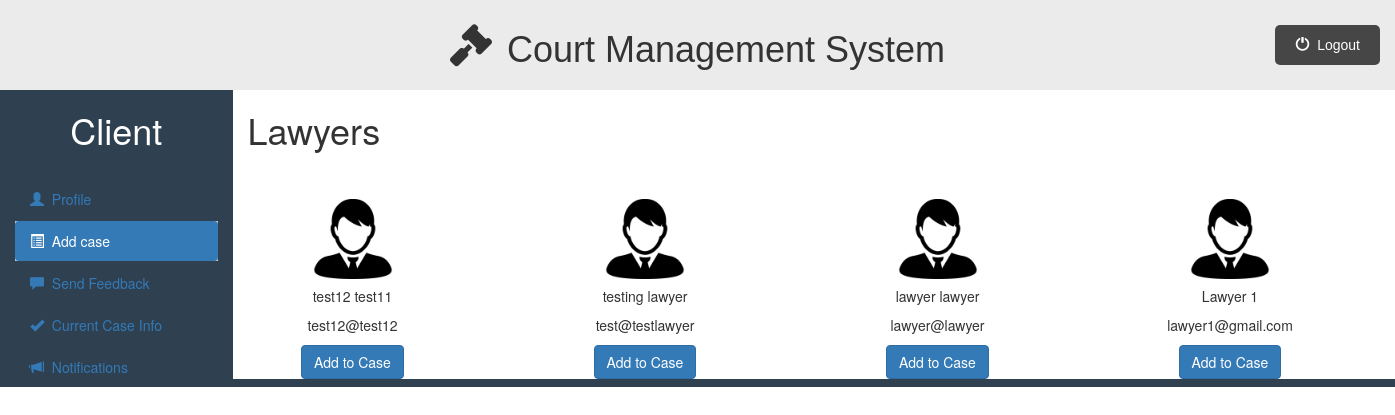
The app's page /client_dashboard.php?q=addcase (signed in) with its own data.
### tables this page shows
CREATE TABLE `lawyer_login` (
  `lawyer_id` int(11) NOT NULL,
  `lawyer_first_name` varchar(50) NOT NULL,
  `lawyer_last_name` varchar(50) NOT NULL,
  `lawyer_email` varchar(50) NOT NULL,
  `lawyer_password` varchar(200) NOT NULL,
  `lawyer_phone_no` int(11) DEFAULT NULL,
  `lawyer_city` varchar(100) DEFAULT NULL,
  `lawyer_address` varchar(200) DEFAULT NULL,
  `lawyer_rating` int(11) DEFAULT NULL,
  `specialization` varchar(100) DEFAULT NULL,
  `lawyer_image` blob DEFAULT NULL,
  `image_type` varchar(50) DEFAULT NULL
);

### client/addcase.php (the view, shortened to what this page needs)
<div class="container-fluid">
    <div class="row">
        <div class="col-sm-2">
            <h1><?php echo htmlspecialchars($_SESSION["client_name"] ?? ""); ?></h1>
            <br>
            <ul id="side_menu" class="nav nav-pills nav-stacked">
                <li><a href="client_dashboard.php"><span class="glyphicon glyphicon-user"></span>&nbsp; Profile</a></li>
                <li class="active"><a href="client_dashboard.php?q=addcase"><span
                            class="glyphicon glyphicon-list-alt"></span>&nbsp; Add case</a></li>
                <li><a href="client_dashboard.php?q=sendfeedback"><span
                            class="glyphicon glyphicon-comment"></span>&nbsp; Send Feedback</a></li>
                <li><a href="client_dashboard.php?q=currentcase"><span class="glyphicon glyphicon-ok"></span>&nbsp;
                        Current Case Info</a></li>
                <li><a href="client_dashboard.php?q=notifications"><span
                            class="glyphicon glyphicon-bullhorn"></span>&nbsp; Notifications</a></li>
            </ul>
        </div>
        <div class="col-sm-10">
            <h1>Lawyers</h1><br>
            <div class="container">
                <div class="row" style="background-color: white;">
                    <?php
                    require_once("includes/db.php");
                    if ($con) {
                        $stmt = $con->prepare("
                            SELECT lawyer_id, lawyer_first_name, lawyer_last_name, lawyer_email
                            FROM lawyer_login
                        ");
                        $stmt->execute();
                        $result = $stmt->get_result();
                        while ($row = $result->fetch_assoc()) {
                            $lid = (int) $row['lawyer_id'];
                            $lfn = htmlspecialchars($row['lawyer_first_name']);
                            $lln = htmlspecialchars($row['lawyer_last_name']);
                            $le = htmlspecialchars($row['lawyer_email']);
                            echo "
                                <div class='col-sm-3'>
                                    <div class='card' style='width: 18rem; text-align: center; margin-top: 2rem;'>
                                        <img src='public/images/user.png' width='80' height='80' class='card-img-top' alt='Lawyer Image'>
                                        <div class='card-body'>
                                            <h5 class='card-title'>{$lfn} {$lln}</h5>
                                            <p class='card-text'>{$le}</p>
                                            <a href='client_dashboard.php?q=addtocase&id={$lid}' class='btn btn-primary'>
                                                Add to Case
                                            </a>
                                        </div>
                                    </div>
                                </div>
                            ";
                        }
                    } else {
                        echo "<p>Database connection error.</p>";
                    }
                    ?>
                </div>
            </div>
        </div>
    </div>
</div>

### public/css/style.css (style rules this page uses)
* { padding: 0%; margin: 0%; box-sizing: border-box; }
html { scroll-behavior: smooth; }
ul { list-style-type: none; }
.active, .accordion:hover { background-color: #ccc; }

### public/css/dashboard.css (style rules this page uses)
.row { background-color: #2f4050; }
.col-sm-10 { background-color: #fff; }
.col-sm-2 h1 { color: #fff; text-align:center; }

### records on screen
lawyer_login: lawyer_first_name "test12", lawyer_last_name "test11", lawyer_email "test12@test12"
lawyer_login: lawyer_first_name "testing", lawyer_last_name "lawyer", lawyer_email "test@testlawyer"
lawyer_login: lawyer_first_name "lawyer", lawyer_last_name "lawyer", lawyer_email "lawyer@lawyer"
lawyer_login: lawyer_first_name "Lawyer", lawyer_last_name "1", lawyer_email "lawyer1@gmail.com"

### other values on screen
$_SESSION["client_name"] "Client"
